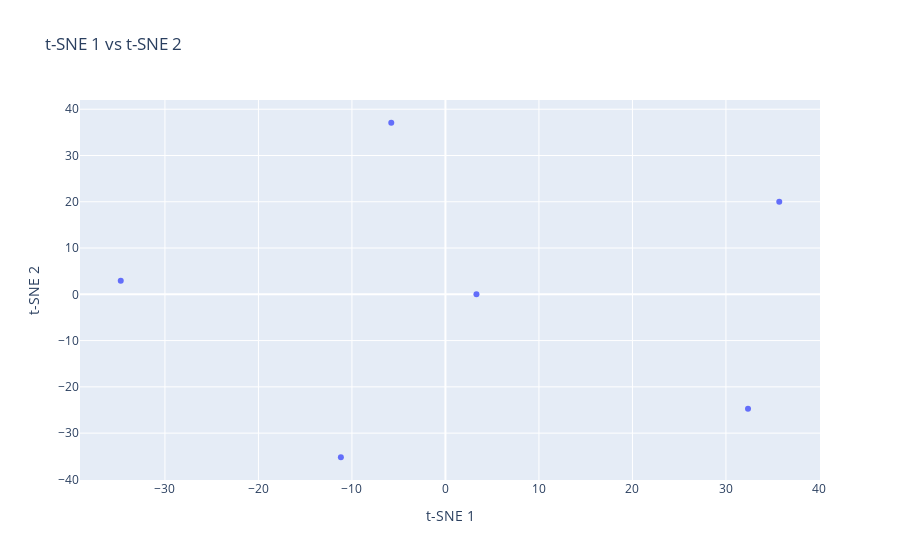

Notebook source saved alongside this figure:
### Code cell
from sklearn.manifold import TSNE
import plotly.graph_objs as go
import plotly.offline as py

# Get weights
embds = agent.model.embedding.weight.detach().cpu().numpy()

# Plotting function
def plot_words(data, start, stop, step):
    trace = go.Scatter(
        x = data[start:stop:step, 0], 
        y = data[start:stop:step, 1],
        mode = 'markers',
        text = [tokenizer.decode(i) for i in range(start, stop, step)]
    )
    layout = dict(title= 't-SNE 1 vs t-SNE 2',
                  yaxis = dict(title='t-SNE 2'),
                  xaxis = dict(title='t-SNE 1'),
                  hovermode= 'closest')
    fig = dict(data = [trace], layout= layout)
    py.iplot(fig)

# Visualize words in two dimensions 
# Set perplexity to a value less than the number of samples
perplexity_value = min(30, len(embds) - 1)  # Ensure perplexity is less than the number of samples
conv_tsne_embds = TSNE(n_components=2, perplexity=5).fit_transform(embds)
plot_words(conv_tsne_embds, 0, len(embds), 1)

### Figure 1 — Plotly figure (JSON) as saved in the notebook; plotly's stock layout.template omitted (floating-point values rounded to 4 significant figures)
{"data": [{"mode": "markers", "text": ["wall", "empty", "forward", "turn_left", "turn_right", "feel_front"], "type": "scatter", "x": [-11.18, -34.73, 3.316, 35.7, -5.793, 32.36], "y": [-35.21, 2.935, 0.01776, 20.0, 37.08, -24.75]}], "layout": {"hovermode": "closest", "title": {"text": "t-SNE 1 vs t-SNE 2"}, "xaxis": {"title": {"text": "t-SNE 1"}}, "yaxis": {"title": {"text": "t-SNE 2"}}}}
